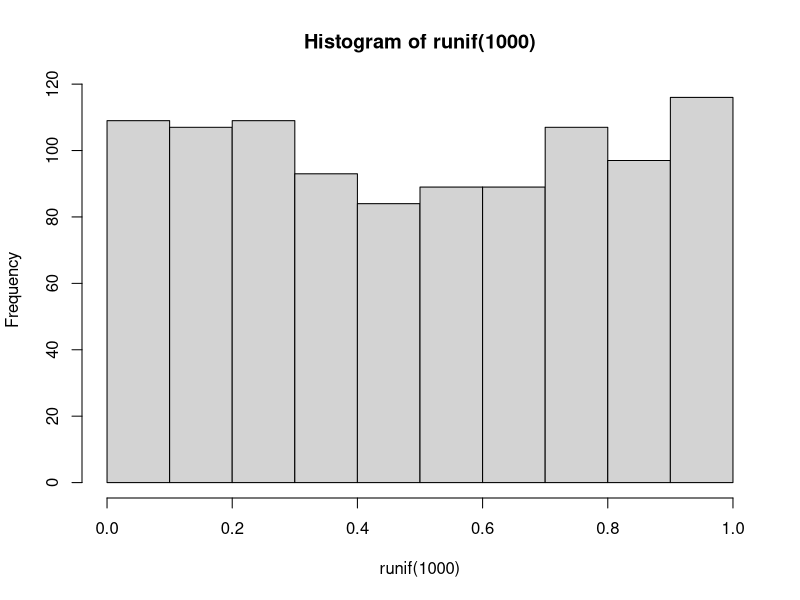
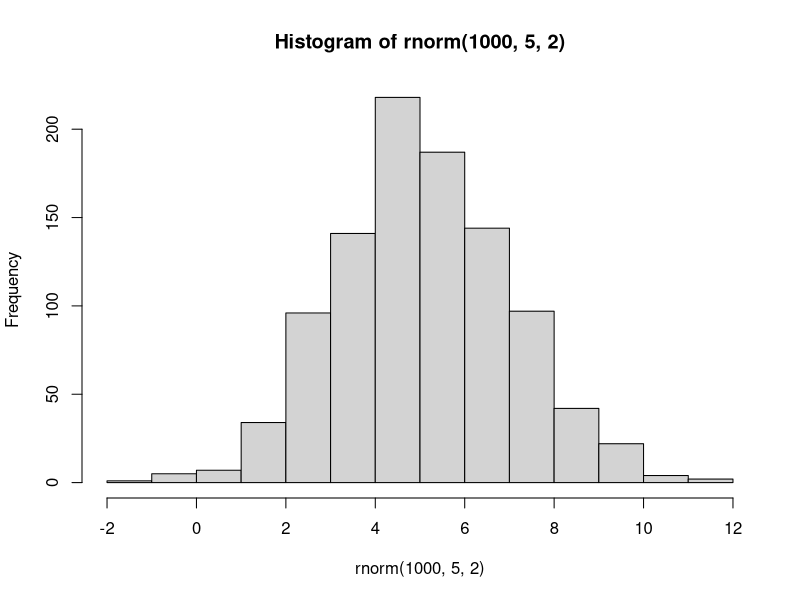
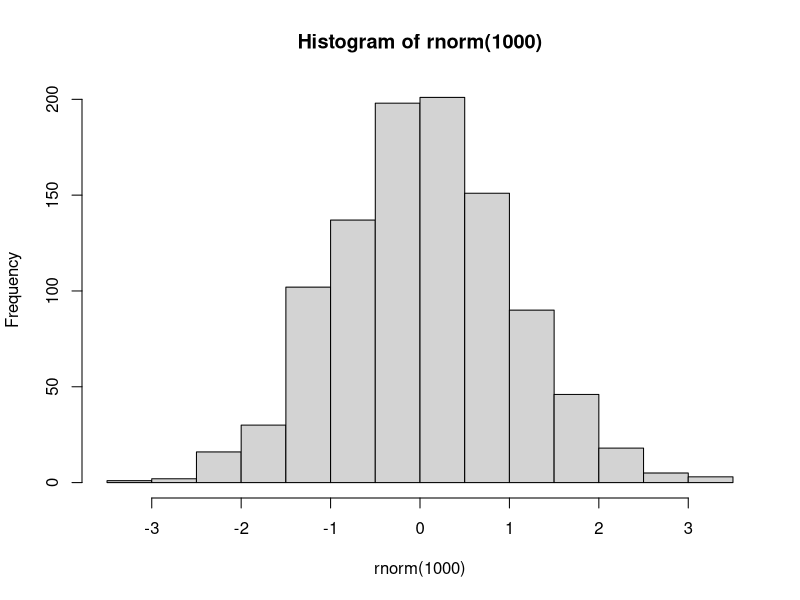

Source code (R) for these figures, in order:
# 1) runif(1) : Generate a continuous uniform random values between 0 and 1.
runif(1)

# 2) runif(n): Generate a vector of n uniform random values between 0 and 1.
runif(5)
hist(runif(1000))  # hist() : 히스토그램

# runif(n, min = a, max = b) : 균일분포, 랜덤한 생성
# dunif(x, min = a, max = b, log=FALSE) : 연속형확률분포, 확률밀도함수
# punif(q, min = a, max = b, lower.tail = TRUE, log.p = FALSE) : 누적 확률
# qunif(p, min = a, max = b, lower.tail = TRUE, log.p = FALSE) : quantile
runif(20, 3, 100)


# 3) floor(k*runif(1))+1: Generate a random integer between 1 and k.
floor(10*runif(1))+1  # 1~10사이의 random integer 생성

# 4) sample(n): Generate a random permutation of integers, 1,2,…,n.
sample(10)   # 1부터 n사이의 수를 랜덤하게 n개 

# 5) sample(n,k): Generate a random selection of k unique integers between 1 and n (i.e. sampling without replacement).
sample(10,6)   # sample(a, b) 1부터 a사이의 수를 랜덤하게 b개 

# rnorm(1,mu,sigma): Generate a random number from normal distribution with mu and sigma.
rnorm(1, 5, 1)
hist(rnorm(1000, 5, 2))
hist(rnorm(1000)) # rnorm : normal distribution, 정규분포

# dnorm(x,mu,sigma): Compute probability density function value at x for a random variable from normal distribution with mu and sigma.
dnorm(0,0,1) # density function value : 평균 0, 표준편차 1인 정규분포
dnorm(3, 5, 1)


# pnorm(x,mu,sigma): Compute cumulative distribution function value at x for a random variable from normal distribution with mu and sigma.
pnorm(6, 5, 1)
pnorm(0, 0, 1)  # 0일때 표준정규분포의 누적확률 : 0.5


qnorm(0.5, 0, 1)  # 누적확률이 0.5인 지점의 x값
qnorm(0.95, 0, 1)   # 1.644854
qnorm(0.975, 0, 1)  # 1.959964
qnorm(0.99, 0, 1)   # 2.326348


# set.seed(): Set the random number generator back to a known state. 
set.seed(1)
runif(1)
runif(1)
set.seed(1) # 46번 초기(1) 세팅 상태로 랜덤 number가 돌아간다.
runif(1)
set.seed(2) # 48번 두 번째(2) 세팅 상태로 랜덤 number가 돌아간다.














